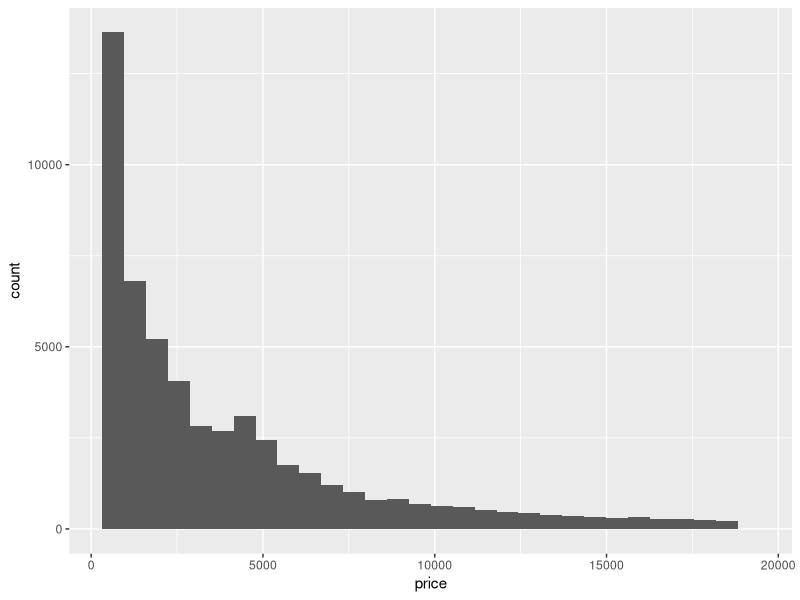
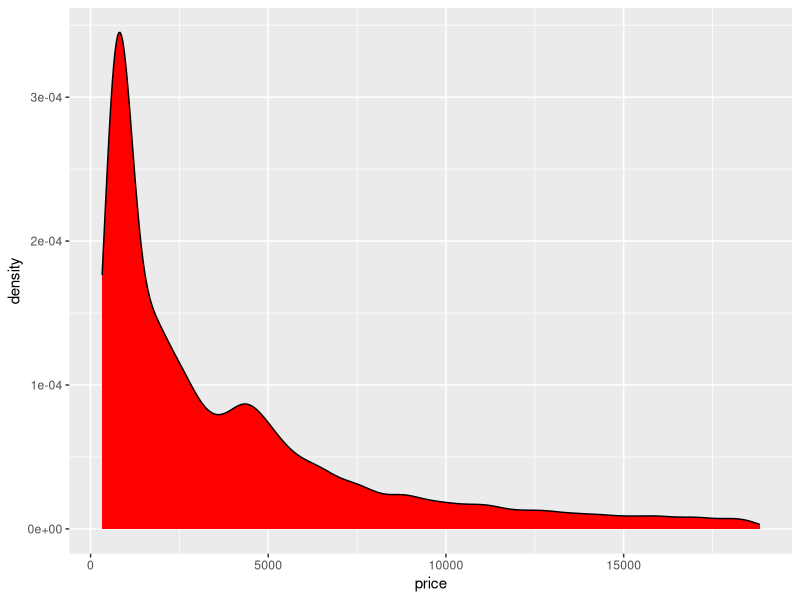
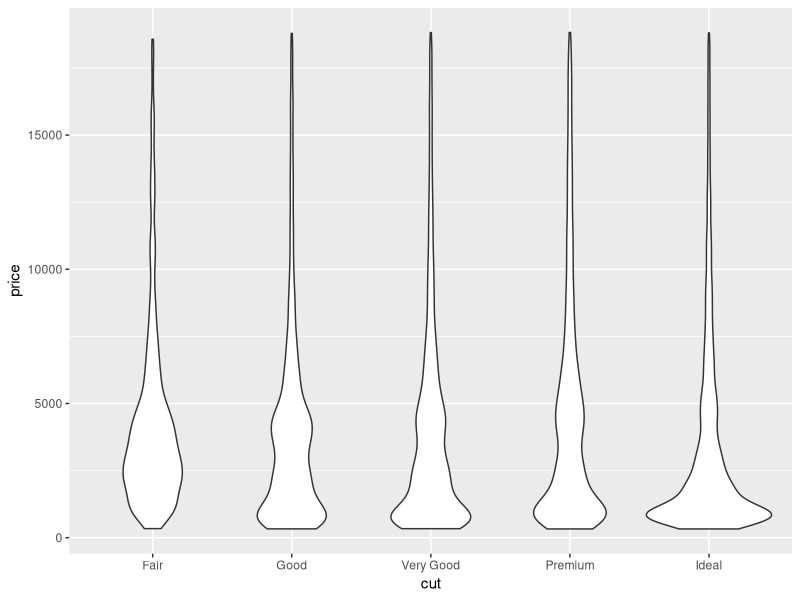
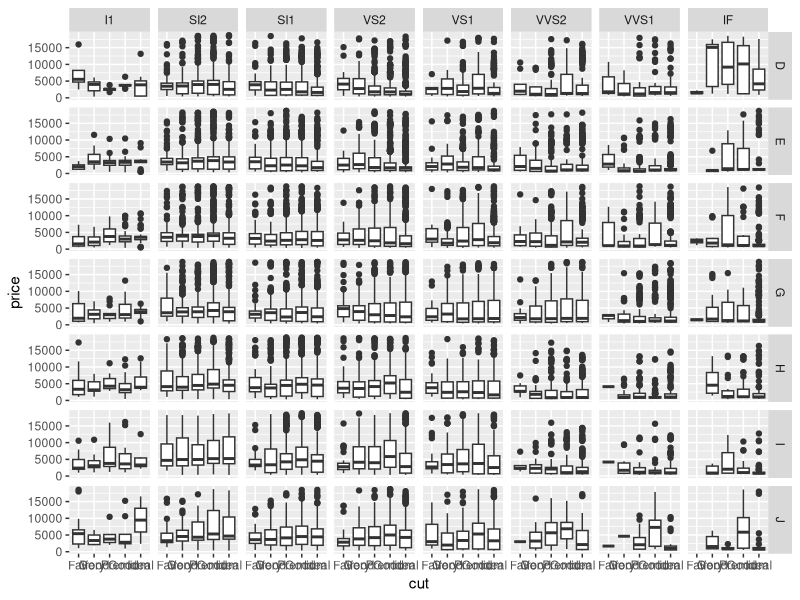
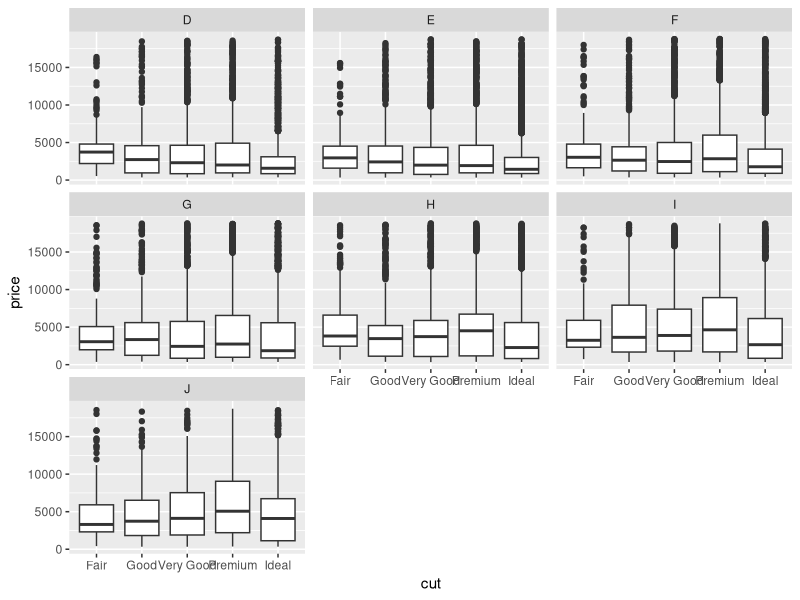
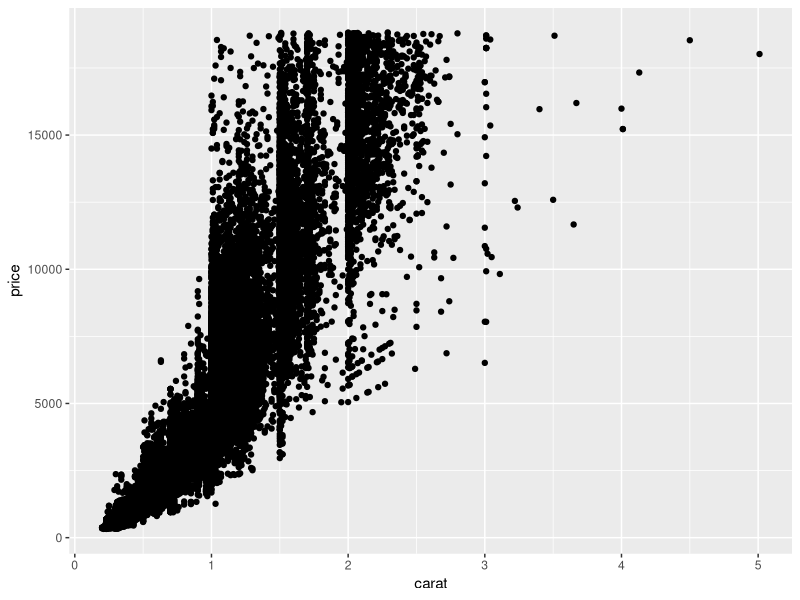
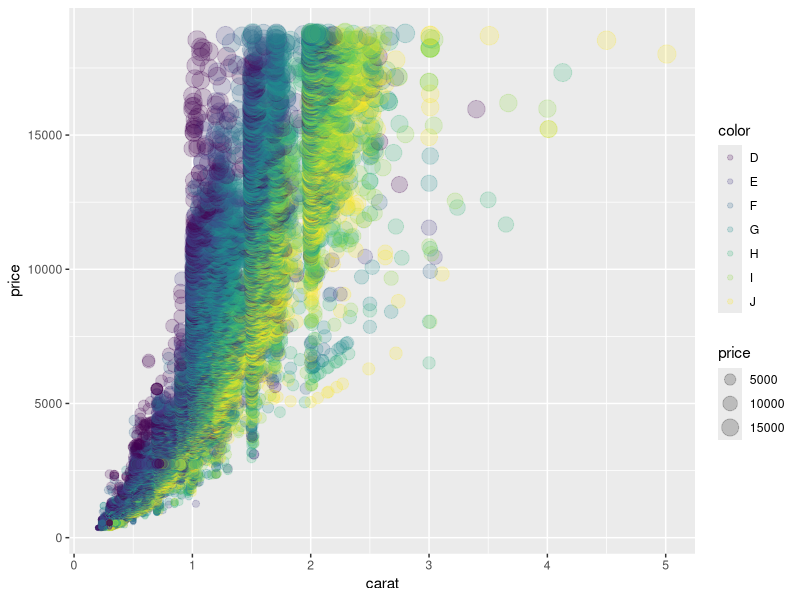
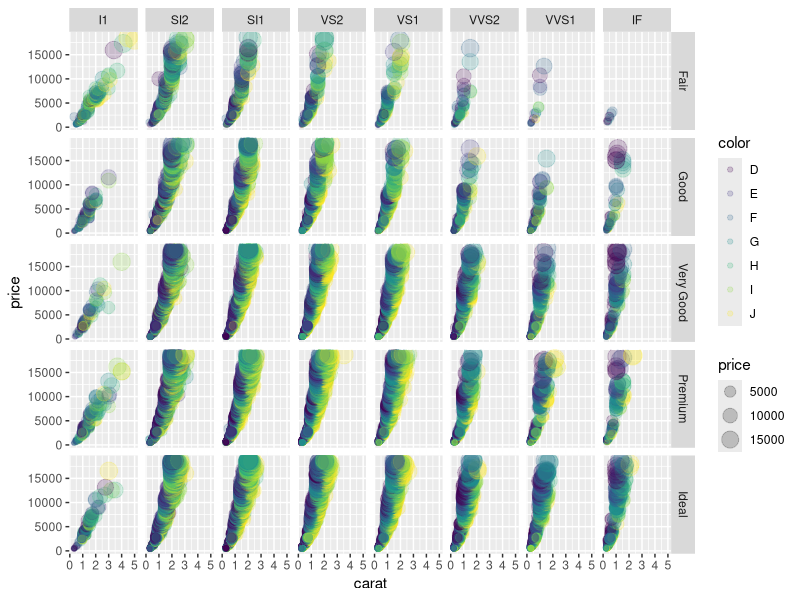

Source code (R) for these figures, in order:
library(ggplot2)
View (diamonds)

ggplot(data = diamonds) + geom_histogram(aes(x = price))
ggplot(data = diamonds) + geom_density(aes(x = price), fill = 'red')
ggplot(data = diamonds, mapping = aes(x = cut, y = price)) + geom_violin()

ggplot(data = diamonds, mapping = aes(x = cut, y = price)) + geom_boxplot() + facet_grid(color ~ clarity)

ggplot(data = diamonds, mapping = aes(x = cut, y = price)) + geom_boxplot() + facet_wrap(~color)

ggplot(data = diamonds, mapping = aes(y = price, x = carat)) + geom_point()

ggplot(data = diamonds, mapping = aes(y = price, x = carat, color = color, size=price)) +
  geom_point(alpha=0.2)

ggplot(data = diamonds, mapping = aes(y = price, x = carat, color = color, size=price)) +
  geom_point(alpha=0.2) + facet_grid(cut ~ clarity)